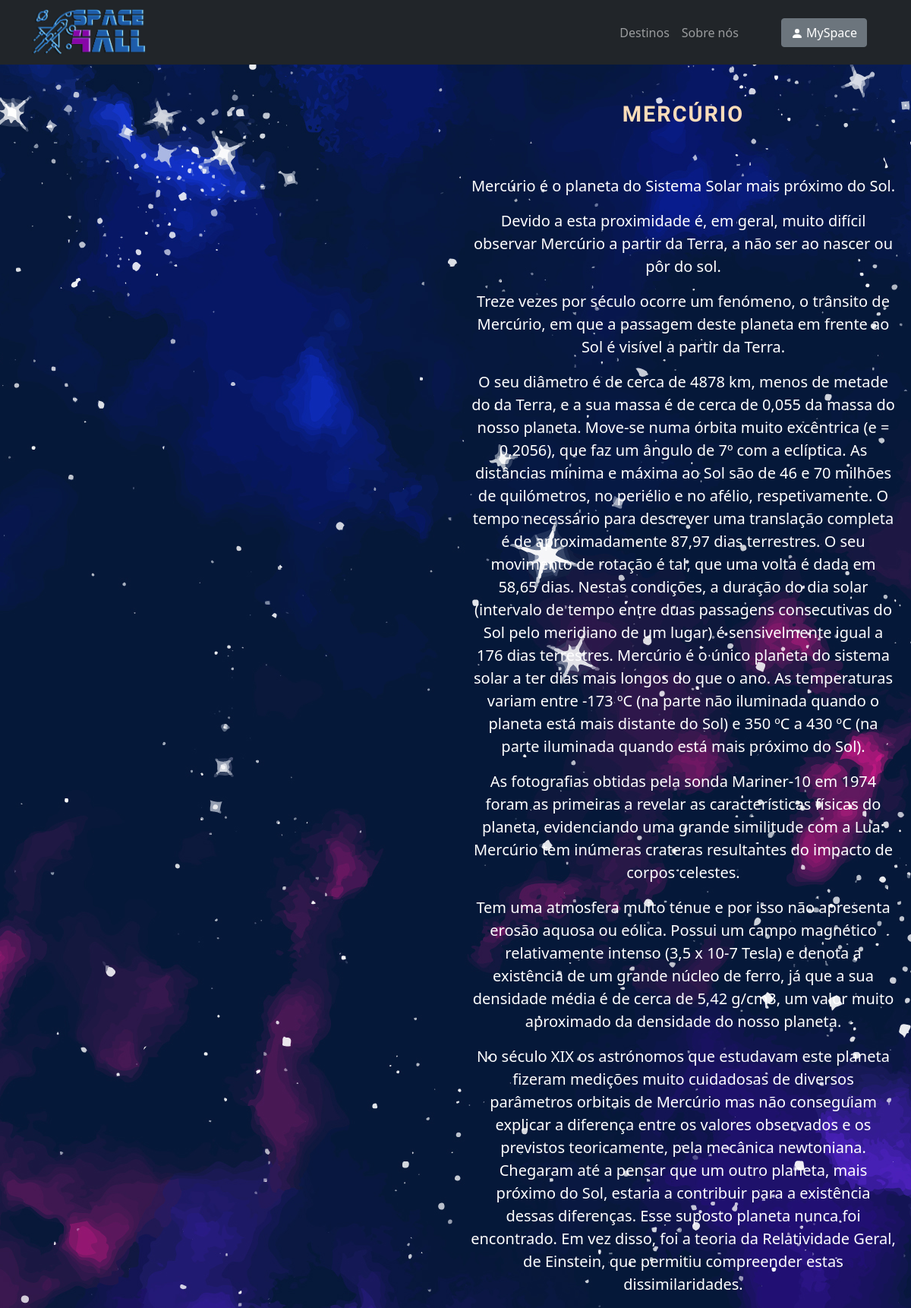
The page /mercury on the database its author committed.
### space_trip/models.py (models this page shows)
class Planet(models.Model):
    name = models.CharField(max_length=50)
    name_pt = models.CharField(max_length=50)
    details = models.CharField(max_length=500000)

### space_trip/views.py (the view)
# urls.py: path("<str:name>", views.planet, name="planet")
def planet(request, name):
    planet = get_object_or_404(Planet, name=name)
    return render(request, 'space_trip/planet.html', {'planet': planet})

### space_trip/templates/space_trip/planet.html (shortened to what this page needs)
{% extends "./index.html" %}
{% load static %}
{% block body %}
    <br>
        <div id="aSide">
        <model-viewer loading="eager" src="{% static 'media/3D/' %}{{ planet.name }}.glb" alt="{{planet.name_pt}}" auto-rotate camera-controls ar ios-src="{% static 'media/3D/' %}{{ planet.name }}.glb"></model-viewer>
        </div>
    <br>
    <div style="float: right; width: 50%">
        <h2 class="planetname">{{ planet.name_pt }}</h2>
    <br>
    <figure class="text-center" style="margin: 30px 20px 10px 20px">
        {{ planet.details | safe }}
    </figure>
    </div>
{% endblock %}

### space_trip/templates/space_trip/planet.html (style rules this page uses)
#aSide { height: 600px; width: 600px; position: fixed; top: calc(50% - 250px); right: 50%; }
#aSide model-viewer { height: 600px; width: 600px; position: absolute; top: 0; left: 0; border: none; --poster-color: transparent; }
.planetname { display: block; font-size: 1.80em; font-weight: bold; color: #fbdcb9; font-family: 'Titillium Web', sans-serif; letter-spacing: 2px; text-align: center; }

### rows shown on the page
Planet: name_pt "MERCÚRIO", details "Mercúrio é o planeta do Sistema Solar mais próximo do Sol. Devido a esta proximidade é, em geral, muito difícil observar Mercúrio a partir da Terra, a não ser ao nascer ou pôr do sol. Treze vezes por século ocorre um fenómeno, o trânsito de Mercúrio, em que a passagem deste planeta em frente ao Sol é visível a partir da Terra. O seu diâmetro é de cerca de 4878 km, menos de metade do da Terra, e a sua massa é de cerca de 0,055 da massa do nosso planeta. Move-se numa órbita muito excêntrica (e = 0,2056), que faz um ângulo de 7º com a eclíptica. As distâncias mínima e máxima ao Sol são de 46 e 70 milhões de quilómetros, no periélio e no afélio, respetivamente. O tempo necessário para descrever…"
